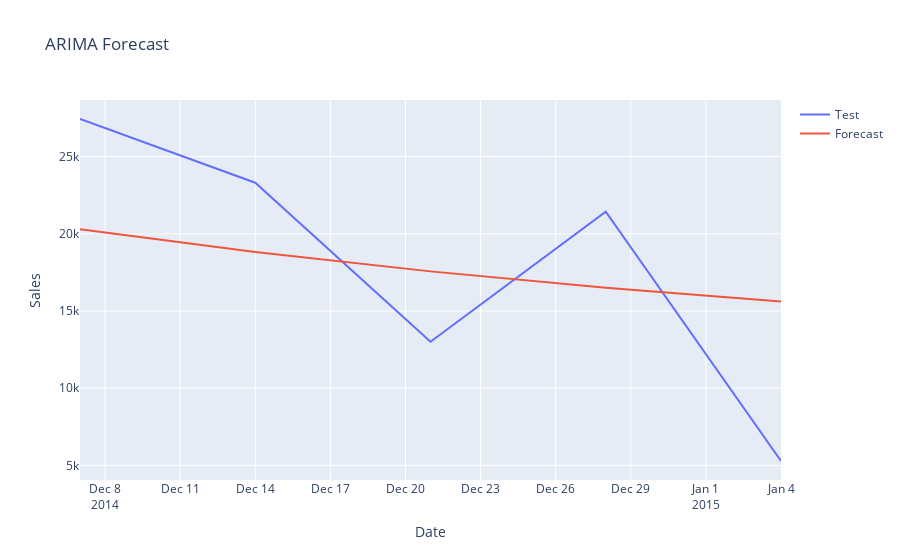

Here is the notebook cell this chart was saved with:
### Code cell
# plot ARIMA Forecasting
plot_df = pd.DataFrame({
    'Date': test.index,
    'Test': test.values,
    'Forecast': arima_forecast
})

fig = px.line(plot_df, x='Date', y=['Test', 'Forecast'],
              title='ARIMA Forecast',
              labels={'value': 'Sales', 'variable': ''})
fig.show()

fig.write_image(config['dir']['artifacts_dir']+'/ARIMA.png')

### Figure 1 — Plotly figure (JSON) as saved in the notebook; plotly's stock layout.template omitted (floating-point values rounded to 4 significant figures)
{"data": [{"hovertemplate": "=Test<br>Date=%{x}<br>Sales=%{y}<extra></extra>", "legendgroup": "Test", "line": {"color": "#636efa", "dash": "solid"}, "marker": {"symbol": "circle"}, "mode": "lines", "name": "Test", "orientation": "v", "showlegend": true, "type": "scatter", "x": ["2014-12-07T00:00:00", "2014-12-14T00:00:00", "2014-12-21T00:00:00", "2014-12-28T00:00:00", "2015-01-04T00:00:00"], "xaxis": "x", "y": [27430.0, 23310.0, 13010.0, 21430.0, 5287.0], "yaxis": "y"}, {"hovertemplate": "=Forecast<br>Date=%{x}<br>Sales=%{y}<extra></extra>", "legendgroup": "Forecast", "line": {"color": "#EF553B", "dash": "solid"}, "marker": {"symbol": "circle"}, "mode": "lines", "name": "Forecast", "orientation": "v", "showlegend": true, "type": "scatter", "x": ["2014-12-07T00:00:00", "2014-12-14T00:00:00", "2014-12-21T00:00:00", "2014-12-28T00:00:00", "2015-01-04T00:00:00"], "xaxis": "x", "y": [20300.0, 18820.0, 17570.0, 16510.0, 15620.0], "yaxis": "y"}], "layout": {"legend": {"title": {"text": ""}, "tracegroupgap": 0}, "title": {"text": "ARIMA Forecast"}, "xaxis": {"anchor": "y", "domain": [0, 1], "title": {"text": "Date"}}, "yaxis": {"anchor": "x", "domain": [0, 1], "title": {"text": "Sales"}}}}
